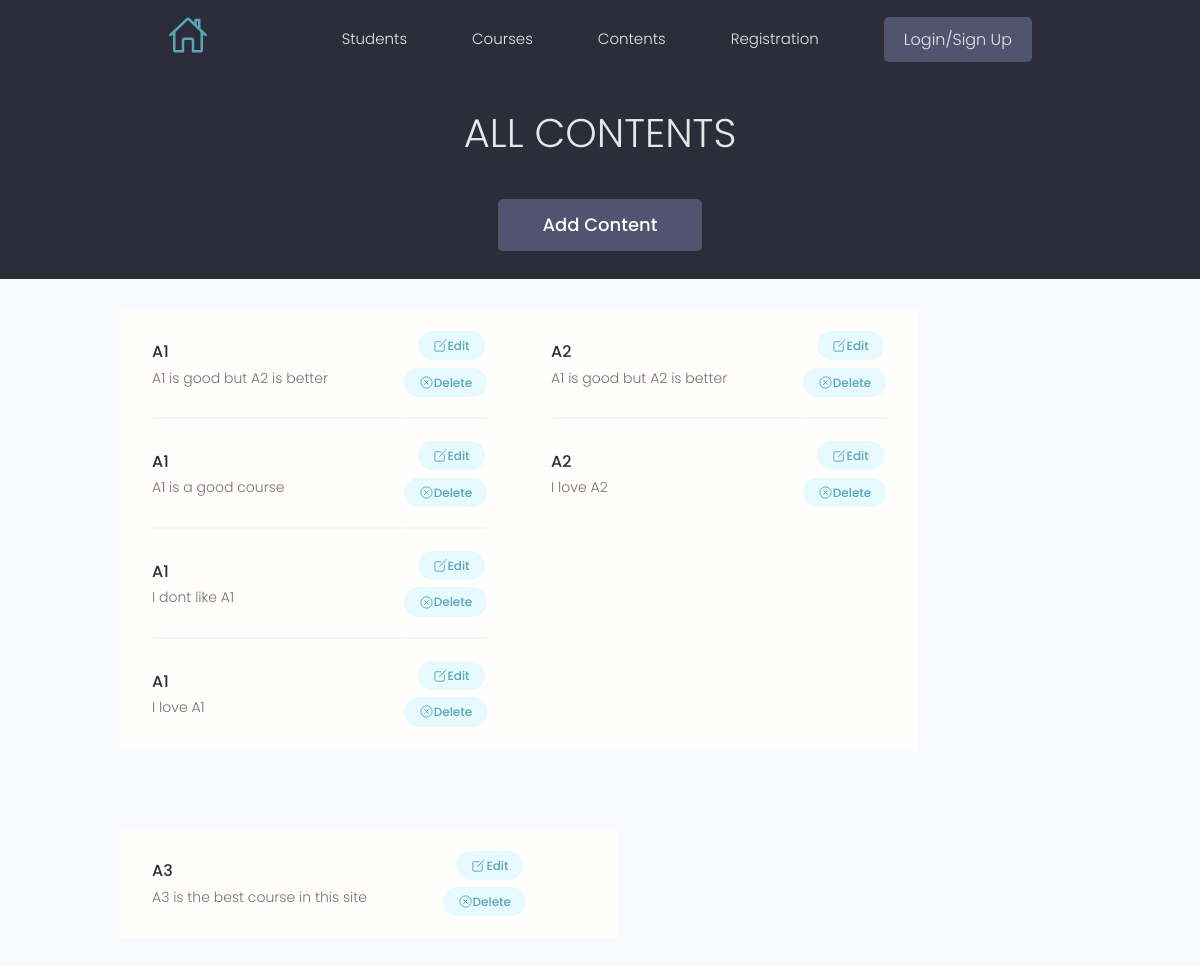
/contents, run on the app's committed database.
### projects/models.py (models this page shows, shortened)
class course(models.Model):
    id = models.UUIDField(default=uuid.uuid4, primary_key=True, unique=True, editable=False)
    name = models.CharField(max_length=50, blank=True)
    content = models.ManyToManyField('content', blank=True)
    created = models.DateTimeField(auto_now_add=True)

class content(models.Model):
    id = models.UUIDField(default=uuid.uuid4, primary_key=True, unique=True, editable=False)
    des = models.CharField(max_length=2000, blank=True)
    created = models.DateTimeField(auto_now_add=True)

### projects/views.py (the view)
# urls.py: path('contents', views.allContents, name="allContents"),
def allContents(request):
    Courses = course.objects.all()
    context = {'Courses': Courses}
    return render(request, 'projects/Practice_4/Contents/Contents.html', context)

### projects/templates/projects/Practice_4/Contents/Contents.html
{% extends 'main.html' %}
{% block content %}
<main>
	<section class="hero-section text-center" style="height: 25vh;">
		<div class="container container--narrow">
			<div class="hero-section__box"">
				<h2>All Contents</h2>
			</div>
			<div class="hero-section__search" >
				<a href="{% url 'createContent' %}" class="btn btn--sub btn--lg">Add Content</a>
			</div>
		</div>
	</section>
	<div class=" container">
		<div class="grid grid--three">
			{% for course in Courses %}
			<table class="settings__table content--table">
				{% for content in course.content.all %}
				<tr>
					<td class="settings__tableInfo">
						<a href="single-project.html">{{course.name}}</a>
						<p>
							{{content.des}}
						</p>
					</td>
					<td class="settings__tableActions">
						<a class="tag tag--pill tag--main settings__btn" href="{% url 'updateContent' content.id %}">
							<ion-icon name="create-outline" class="ion-icon_edit-content"></ion-icon>Edit
						</a>
						<a class="tag tag--pill tag--main settings__btn" href="{% url 'deleteContent' content.id %}">
							<ion-icon name="close-circle-outline" class="ion-icon_edit-content"></ion-icon>Delete
						</a>
					</td>
				</tr>
				{% endfor %}
			</table>
			{% endfor %}
		</div>
	</div>
</main>
{% endblock content %}

### static/styles/app.css (style rules this page uses)
:root { --color-sub: #2d2d39; }
.btn--sub { background-color: var(--color-sub-light); }
.hero-section { height: 40vh; display: flex; align-items: center; background-color: var(--color-sub); }
.hero-section__box { margin-bottom: 4rem; }
.hero-section__box > h2, .hero-section__box > h2 > span { font-size: 4rem; color: var(--color-light); line-height: 1.3; text-transform: uppercase; }
.hero-section__box > h2 { font-weight: 300; }
.settings__table { margin-top: 3rem; margin-bottom: 5rem; padding: 0 3rem; background: var(--color-white); }
.settings__table tr { width: 100%; }
.settings__table tr > td { padding: 2rem 0; }
.settings__table tr:not(:last-child) td { border-bottom: 2px solid var(--color-white-light); }
.settings__tableInfo { width: 100%; }
.settings__tableInfo h4, .settings__tableInfo a { padding-right: 1rem; width: auto; font-size: 1.6rem; font-weight: 500; color: var(--color-sub); }
.settings__tableInfo p { font-size: 1.4rem; }
.settings__tableActions { text-align: right; }

### static/styles/main.css (style rules this page uses)
.ion-icon_edit-content { font-size: 15px; }
.content--table { display: flex; }

### static/uikit/styles/modules/_variables.css (style rules this page uses)
:root { --color-main: #5aa5b9; --color-main-light: #e6faff; --color-sub: #3f4156; --color-sub-light: #51546e; --color-sub-lighter: #ededfd; --color-text: #737373; --color-gray: #8b8b8b; --color-light: #e5e7eb; --color-light-gray: #767676; --color-bg: #f8fafd; --color-white: #fffefd; --color-white-light: #f3f3f3; --color-success: #359e64; --color-success-bg: #def8e8; --color-error: #fc4b0b; --color-error-bg: #fff2ee; --font-base: 'Poppins', arial, helvetica, 'Segoe UI', roboto, ubuntu, sans-serif; --font-monospace: 'Fira Code', 'Courier New', courier, monospace; --font-regular: 300; --font-medium: 500; --font-bold: 700; --generic-shadow: 1px 1px 5px #00000010; --generic-transition: all 0.3s ease-in-out; }

### static/uikit/styles/modules/_base.css (style rules this page uses)
* { margin: 0; padding: 0; box-sizing: border-box; text-rendering: optimizeLegibility; color: inherit; font-size: inherit; }
html { font-size: 50%; }
@media only screen and (min-width: 480px) { html { font-size: 56.25%; } }
@media only screen and (min-width: 1200px) { html { font-size: 62.5%; } }
body { line-height: 1.6; font-weight: 400; font-size: 1.5rem; color: var(--color-text); background-color: var(--color-bg); min-height: 100vh; }

### static/uikit/styles/modules/_typography.css (style rules this page uses)
* { font-family: var(--font-base); }
h2 { font-size: 3.6rem; font-weight: var(--font-bold); }
p, span, strong { font-size: 1.6rem; color: var(--color-text); font-weight: var(--font-regular); }
a { padding-bottom: 2px; text-decoration: none; display: inline-block; color: var(--color-main); font-weight: var(--font-medium); }

### static/uikit/styles/modules/_utilities.css (style rules this page uses)
.container { width: 92%; max-width: 165rem; margin: 0 auto; box-sizing: border-box; }
.container--narrow { width: 92%; max-width: 120rem; }
@media screen and (min-width: 1000px) { .container { width: 90%; } }
@media screen and (min-width: 1000px) { .container--narrow { width: 85%; } }
@media screen and (min-width: 1200px) { .container { width: 80%; } }
@media screen and (min-width: 1200px) { .container--narrow { width: 72%; } }
.text-center { text-align: center; }

### static/uikit/styles/modules/_button.css (style rules this page uses)
.btn { display: inline-block; position: relative; cursor: pointer; background-color: var(--color-light); font-weight: var(--font-medium); color: var(--color-sub); text-decoration: none; padding: 1rem 2rem; border-radius: 0.5rem; border: none; width: -webkit-fit-content; width: -moz-fit-content; width: fit-content; height: -webkit-fit-content; height: -moz-fit-content; height: fit-content; font-size: 1.6rem; outline-width: 0; outline-color: transparent; -webkit-backface-visibility: hidden; backface-visibility: hidden; transition: all 0.3s ease-in-out; }
.btn--sub { background-color: var(--color-sub); color: var(--color-white); }
.btn--lg { font-size: 1.8rem; padding: 1.2rem 4.5rem; }

### static/uikit/styles/modules/_tag.css (style rules this page uses)
.tag { display: inline-flex; align-items: center; background-color: var(--color-sub); height: -webkit-fit-content; height: -moz-fit-content; height: fit-content; width: -webkit-fit-content; width: -moz-fit-content; width: fit-content; border-radius: 0.5rem; padding: 0.5rem 1.5rem; font-size: 1.2rem; cursor: pointer; }
.tag:not(:last-child) { margin-right: 0.25rem; margin-bottom: 0.75rem; }
.tag--pill { border-radius: 5rem; }
.tag--main, .tag--main > small { background: var(--color-main-light); color: var(--color-main); font-weight: 500; }

### data on the page
course: name "A1"
content: des "A1 is good but A2 is better"
content: des "A1 is a good course"
content: des "I dont like A1"
content: des "I love A1"
course: name "A2"
content: des "I love A2"
course: name "A3"
content: des "A3 is the best course in this site"
